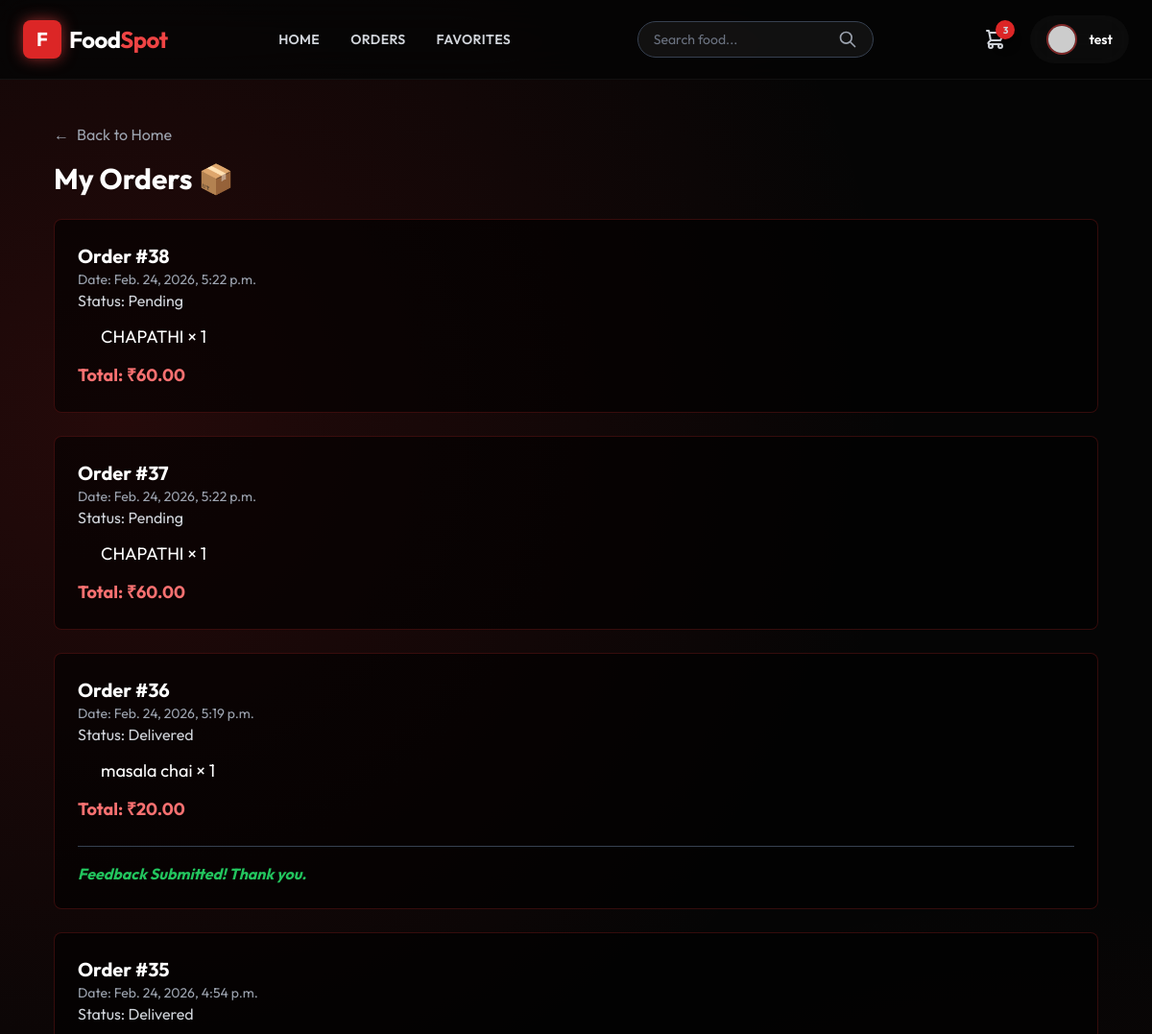
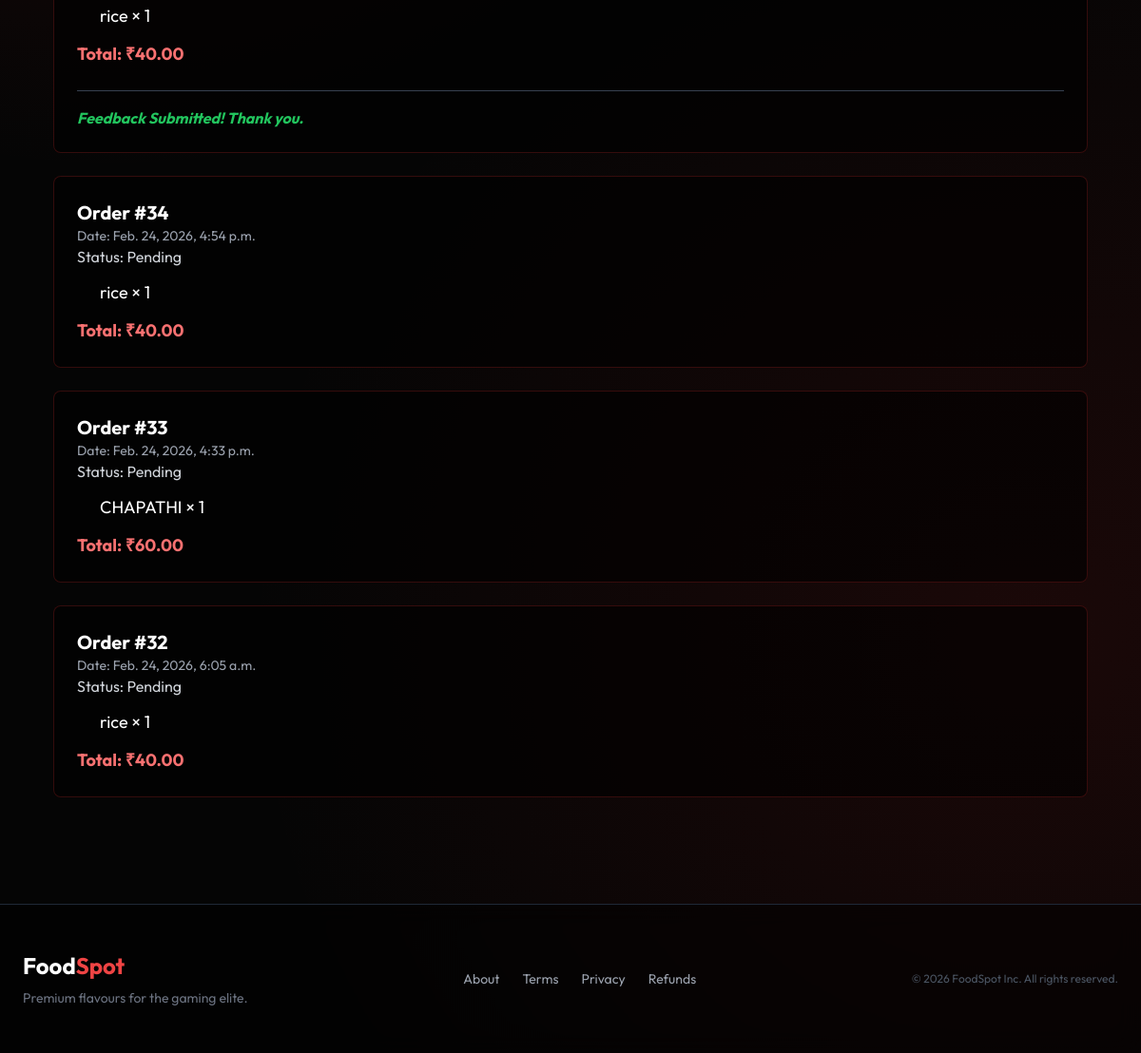
/my-orders/ (signed in), run on an earlier commit of the app's database (2 pictures, top to bottom).
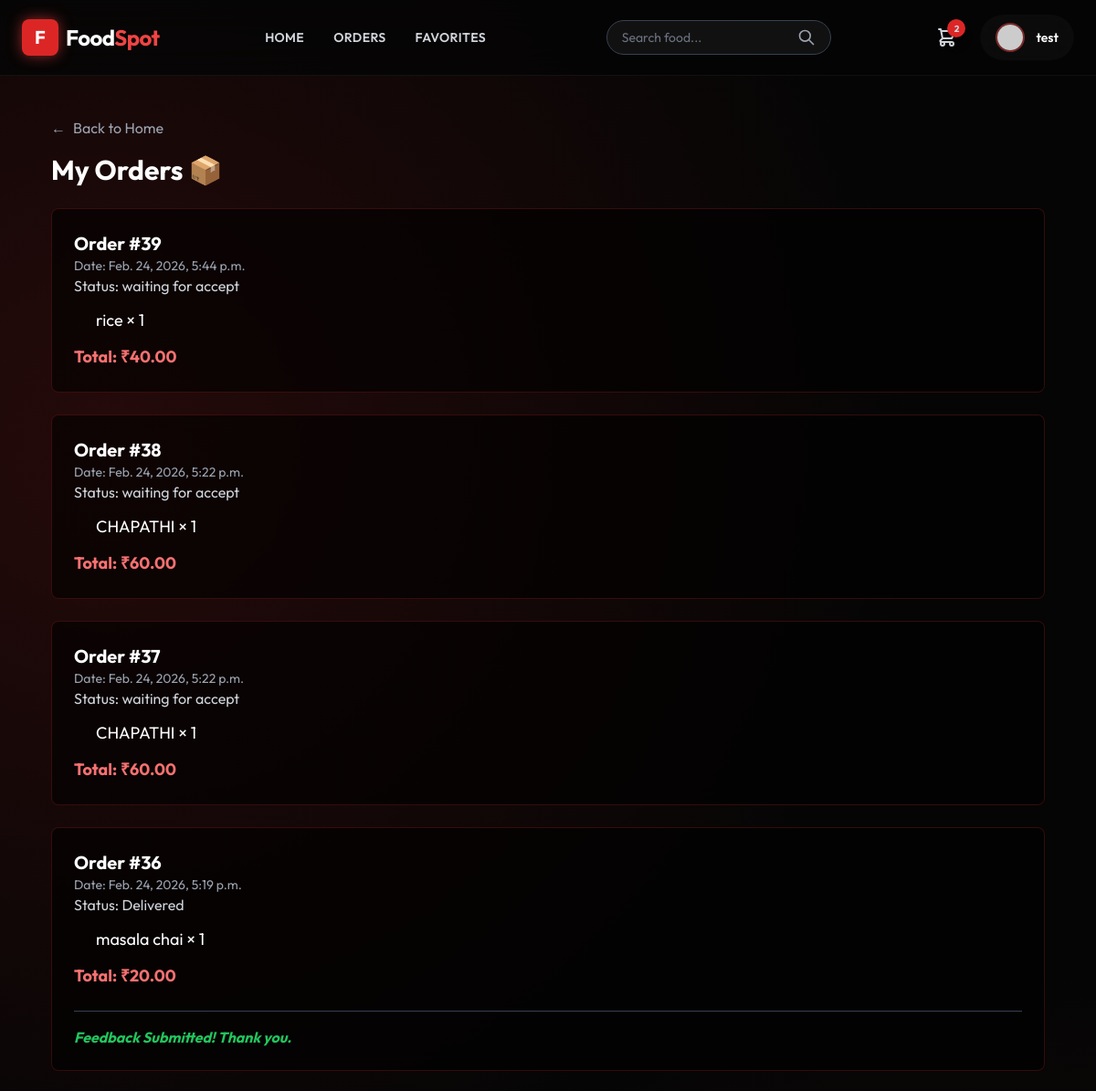
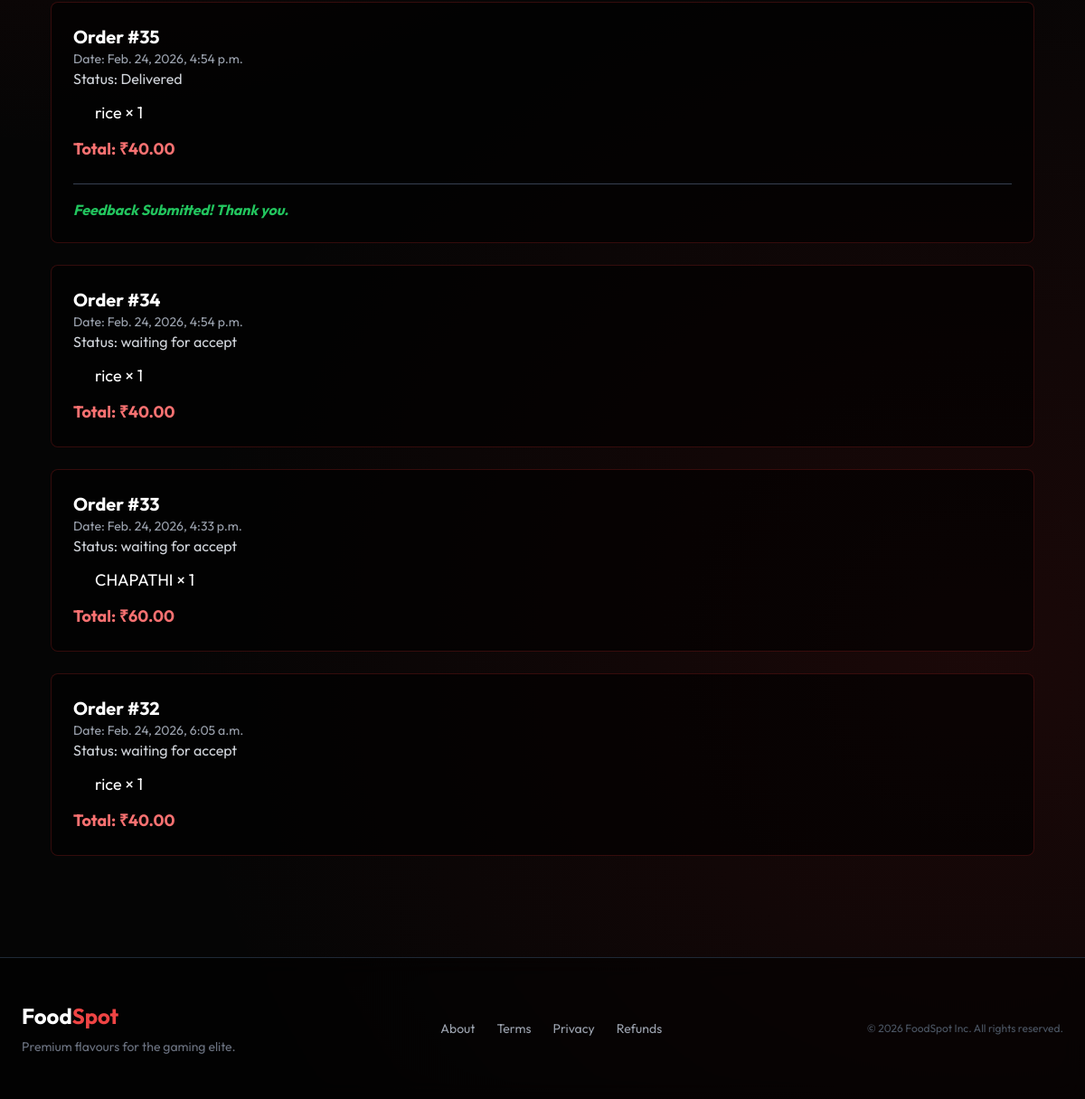
And on a later commit of the database (2 pictures, top to bottom).
### menu/models.py (models this page shows, shortened)
class Order(models.Model):
    orderitem = models.ForeignKey(Product, on_delete=models.CASCADE)
    customer = models.ForeignKey(User, on_delete=models.CASCADE)
    qty = models.IntegerField(default=1) # Kept this to avoid breaking Buy logic
    date_order = models.DateTimeField(auto_now_add=True)
    STATUS_CHOICES = (
        ('waiting for accept', 'waiting for accept'),
        ('accepted and cooking', 'accepted and cooking'),
        ('ready to pickup', 'ready to pickup'),
        ('Delivered', 'Delivered'),
        ('Cancelled', 'Cancelled'),
    )
    order_sts = models.CharField(max_length=50, choices=STATUS_CHOICES, default='waiting for accept')
    address = models.TextField(null=True, blank=True)
    price = models.DecimalField(max_digits=10, decimal_places=2, null=True)
    payment_method = models.CharField(max_length=50, default='COD')  # COD or GPay
    status_updated_at = models.DateTimeField(null=True, blank=True)  # For auto-status progression
    razorpay_order_id = models.CharField(max_length=200, null=True, blank=True)
    razorpay_payment_id = models.CharField(max_length=200, null=True, blank=True)
    razorpay_signature = models.CharField(max_length=200, null=True, blank=True)
    tracking_no = models.CharField(max_length=150, null=True, blank=True)

class Product(models.Model):
    category = models.ForeignKey(Category, on_delete=models.CASCADE)
    name = models.CharField(max_length=150, null=False, blank=False)
    product_image = models.ImageField(upload_to='images', null=True, blank=True)
    quantity = models.IntegerField(null=False, blank=False, default=0)
    original_price = models.DecimalField(max_digits=10, decimal_places=2, null=False)
    selling_price = models.DecimalField(max_digits=10, decimal_places=2, null=False)
    description = models.TextField(max_length=300, null=False)
    is_veg = models.BooleanField(default=False)

### menu/views.py (the view)
# urls.py: path("my-orders/", UserOrdersView.as_view(), name="my_orders"),
@method_decorator(signin_required, name="dispatch")
@method_decorator(never_cache, name="dispatch")
class UserOrdersView(View):
    def get(self, request):
        orders = Order.objects.filter(customer=request.user).order_by("-date_order")
        form = ReviewForm()
        return render(request, "menu/orders.html", {"orders": orders, "form": form})

### menu/forms.py
class ReviewForm(forms.ModelForm):
    class Meta:
        model = Review
        fields = ['rating', 'comment']
        widgets = {
            'rating': forms.NumberInput(attrs={
                "class": "w-full p-3 mb-4 bg-gray-800 text-white rounded outline-none focus:ring-2 focus:ring-red-500",
                "min": "1", "max": "5"
            }),
            'comment': forms.Textarea(attrs={
                "class": "w-full p-3 mb-4 bg-gray-800 text-white rounded outline-none h-24 focus:ring-2 focus:ring-red-500",
                "placeholder": "Enter your feedback"
            }),
        }

### menu/views.py (called while the page is built)
def signin_required(fn):
    def wrapper(request, *args, **kwargs):
        if not request.user.is_authenticated:
            return redirect("login")
        return fn(request, *args, **kwargs)
    return wrapper

### menu/templates/menu/orders.html (shortened to what this page needs)
{% extends 'menu/base.html' %}
{% block content %}
<div class="px-6 py-8">
    <div class="mb-4">
        <a href="{% url 'home' %}" class="text-gray-400 hover:text-white transition flex items-center gap-2 w-fit">
            <span>&larr;</span> Back to Home
        </a>
    </div>
    <h2 class="text-3xl font-bold mb-6">My Orders 📦</h2>
    {% if orders %}
    <div class="space-y-6">
        {% for order in orders %}
        <div class="bg-black/60 p-6 border border-red-900/40 rounded-lg">
            <h3 class="text-xl font-bold">Order #{{ order.id }}</h3>
            <p class="text-gray-400 text-sm">Date: {{ order.date_order }}</p>
            <p class="text-gray-300">Status: {{ order.order_sts }}</p>
            <div class="mt-3 mb-3 ml-6">
                {% if order.orderitem %}
                <p class="text-lg">{{ order.orderitem.name }} × {{ order.qty }}</p>
                {% else %}
                <p class="text-gray-500">Item unavailable</p>
                {% endif %}
            </div>
            <p class="text-red-400 text-lg font-bold">
                Total: ₹{{ order.price }}
            </p>
            {% if order.order_sts|lower == 'delivered' %}
            <div class="mt-6 border-t border-gray-700 pt-4">
                {% if order.review_set.exists %}
                <p class="text-green-500 font-bold italic">Feedback Submitted! Thank you.</p>
                {% endif %}
            </div>
            {% endif %}
        </div>
        {% endfor %}
    </div>
    {% else %}
    <p class="text-gray-400">No orders yet.</p>
    {% endif %}
</div>
{% endblock %}

### menu/templates/menu/base.html (shortened to what the changed rows need)
{% load static %}
<!DOCTYPE html>
<html lang="en">
<head>
    <script src="https://cdn.tailwindcss.com"></script>
</head>
<body class="flex flex-col min-h-screen">
    <nav class="glass-nav fixed w-full z-50 transition-all duration-300">
        <div class="max-w-7xl mx-auto px-6 py-4 flex justify-between items-center">
            <div class="flex items-center space-x-6">
                {% if user.is_authenticated %}
                <a href="{% url 'cart' %}" class="relative group text-gray-300 hover:text-white transition">
                    {% if user.cart_set.count > 0 %}
                    <span
                        class="absolute -top-2 -right-2 bg-red-600 text-[10px] w-5 h-5 flex items-center justify-center rounded-full font-bold shadow-lg animate-bounce">
                        {{ user.cart_set.count }}
                    </span>
                    {% endif %}
                </a>
                {% endif %}
                {% if user.is_authenticated %}
                <a href="{% url 'profile' %}"
                    class="flex items-center gap-3 glass px-4 py-2 rounded-full hover:bg-white/10 transition border-transparent hover:border-red-500/30 group">
                    <div
                        class="w-8 h-8 rounded-full overflow-hidden border-2 border-red-500/50 group-hover:border-red-500 transition">
                        {% if user.profile.profile_pic %}
                        <img src="{{ user.profile.profile_pic.url }}" class="w-full h-full object-cover">
                        {% else %}
                        <img src="https://ui-avatars.com/api/?name={{ user.username }}&background=1f2937&color=fff"
                            class="w-full h-full object-cover">
                        {% endif %}
                    </div>
                    <span class="hidden md:block font-semibold text-sm">{{ user.username }}</span>
                </a>
                {% else %}
                <a href="{% url 'login' %}"
                    class="bg-red-600 hover:bg-red-700 text-white text-sm font-bold px-6 py-2.5 rounded-full shadow-[0_4px_14px_0_rgba(220,38,38,0.39)] hover:shadow-[0_6px_20px_rgba(220,38,38,0.23)] hover:-translate-y-0.5 transition ease-in-out">
                    Login
                </a>
                {% endif %}
            </div>
        </div>
    </nav>
    <main class="flex-grow pt-24 px-4 sm:px-6 lg:px-8 max-w-7xl mx-auto w-full fade-in">
        {% block content %}
        {% endblock %}
    </main>
</body>
</html>

What changed in the data, as far as the page shows it:
added Order: id "39", date_order "Feb. 24, 2026, 5:44 p.m.", order_sts "waiting for accept", orderitem.name "rice", qty "1", price "40.00"
changed Order id 38: order_sts "Pending" → "waiting for accept"
changed Order id 37: order_sts "Pending" → "waiting for accept"
changed Order id 34: order_sts "Pending" → "waiting for accept"
changed Order "Feb. 24, 2026, 4:33 p.m.": order_sts "Pending" → "waiting for accept"
changed Order "Feb. 24, 2026, 6:05 a.m.": order_sts "Pending" → "waiting for accept"
Also different on the page:
{{ user.cart_set.count }}: "3" → "2"
